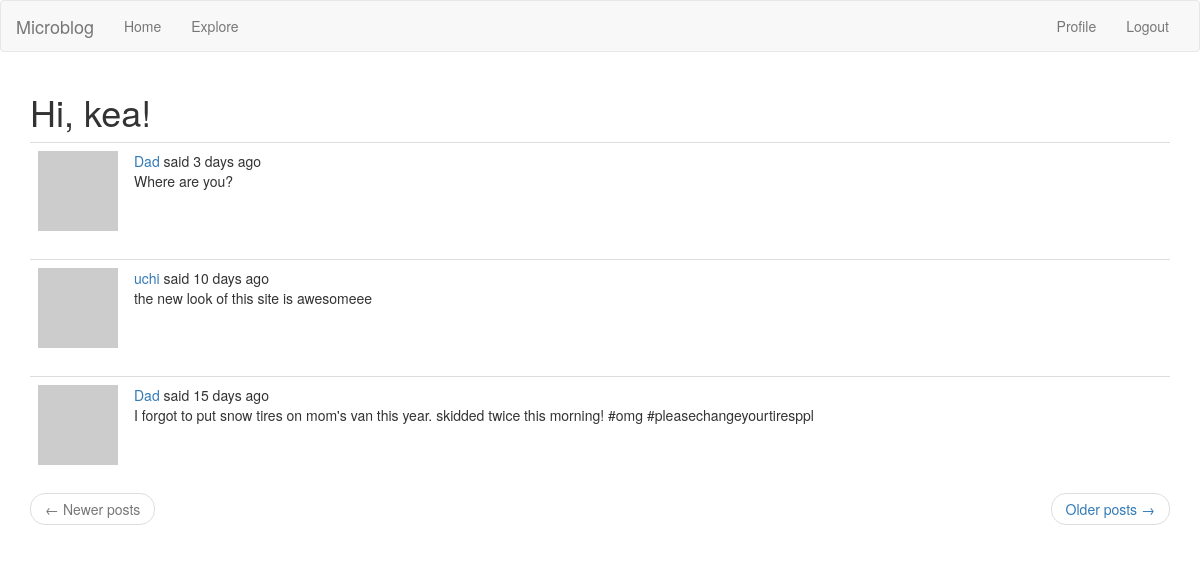
The app's page /explore (signed in), older data.
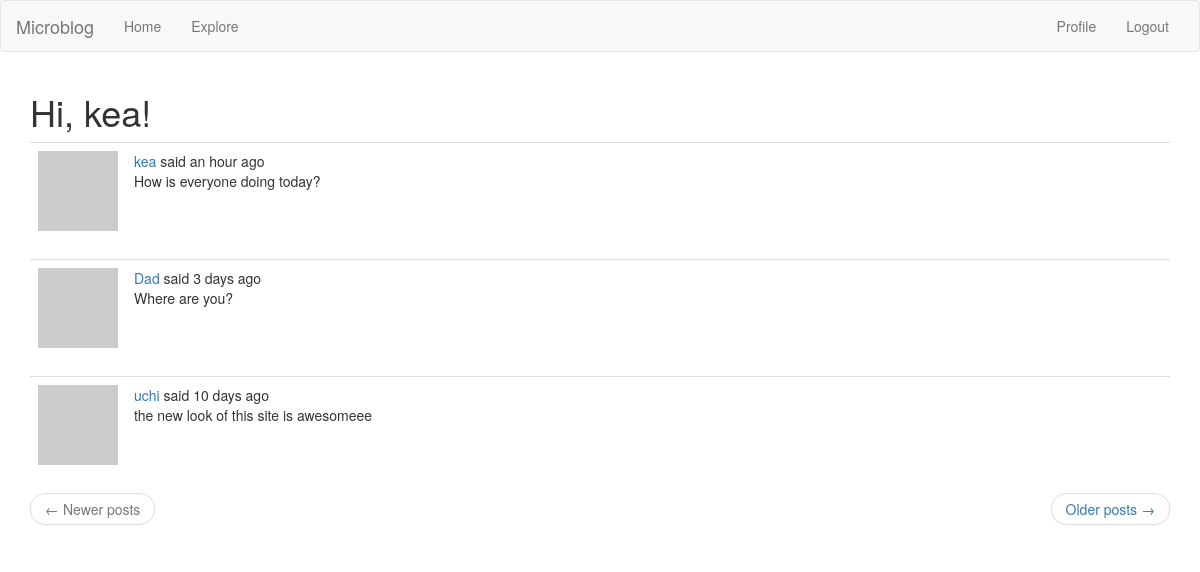
The same page, newer data.
### app/models.py (models this page shows, shortened)
class Post(db.Model):
    id = db.Column(db.Integer, primary_key = True)
    body = db.Column(db.String(140))
    timestamp = db.Column(db.DateTime, index = True, default = datetime.utcnow)
    user_id = db.Column(db.Integer, db.ForeignKey("user.id"))
    language = db.Column(db.String(5))

### app/routes.py (the view)
@flaskApp.route("/explore")
@login_required
def explore():
    page = request.args.get("page", 1, type = int)
    posts = Post.query.order_by(Post.timestamp.desc()).paginate(page,
        flaskApp.config["POSTS_PER_PAGE"], False)
    next_url = url_for("explore", page = posts.next_num) if posts.has_next else None
    prev_url = url_for("explore", page = posts.prev_num) if posts.has_prev else None
    return render_template("index.html", title = _("Explore"), posts = posts.items,
        next_url = next_url, prev_url = prev_url)

### app/models.py (called while the page is built)
@login.user_loader
def load_user(id):
    return User.query.get(int(id))

    def avatar(self, size):
        digest = md5(self.email.lower().encode("utf-8")).hexdigest()
        return "https://www.gravatar.com/avatar/{}?d=retro&s={}".format(digest, size)

### app/routes.py (called while the page is built)
@flaskApp.before_request
def before_request():
    if current_user.is_authenticated:
        current_user.last_seen = datetime.utcnow()
        db.session.commit()
    g.locale = str(get_locale())

### app/templates/index.html (shortened to what this page needs)
{% extends "base.html" %}
{% import 'bootstrap/wtf.html' as wtf %}
{% block app_content %}
    <h1>{{ _("Hi, %(username)s!", username = current_user.username) }}</h1>
    {% for post in posts %}
        {% include "_post.html" %}
    {% endfor %}
    <nav aria-label="...">
        <ul class="pager">
            <li class="previous{% if not prev_url %} disabled{% endif %}">
                <a href="{{ prev_url or '#' }}">
                    <span aria-hidden="true">&larr;</span> {{ _("Newer posts") }}
                </a>
            </li>
            <li class="next{% if not next_url %} disabled{% endif %}">
                <a href="{{ next_url or '#' }}">
                    {{ _("Older posts") }} <span aria-hidden="true">&rarr;</span>
                </a>
            </li>
        </ul>
    </nav>
{% endblock %}

### app/templates/_post.html (shortened to what this page needs)
<table class = "table table-hover">
    <tr>
        <td width = "70px">
            <a href = "{{ url_for('user', username = post.author.username) }}">
                <img src = "{{ post.author.avatar(70) }}">
            </a>
        </td>
        <td>
            {{ _("%(username)s said %(when)s",
                username = user_link, when = moment(post.timestamp).fromNow()) }}
            <br>
            <span id="post{{ post.id }}">{{ post.body }}</span>
        </td>
    </tr>
</table>

Row changes from the older to the newer data that the page shows:
no longer on this page (row unchanged): Post: body "I forgot to put snow tires on mom's van this year. skidded twice this morning! #omg #pleasechangeyourtiresppl"
added Post: body "How is everyone doing today?"
